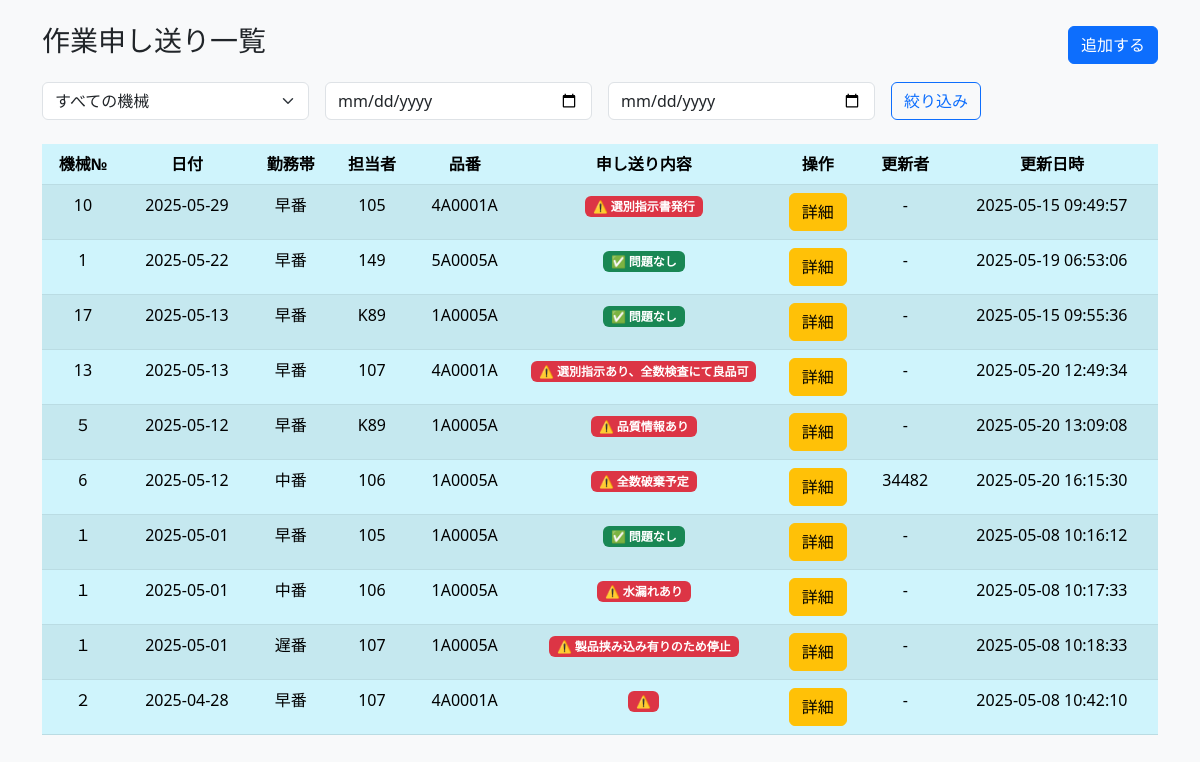
Before: / with the older database file.
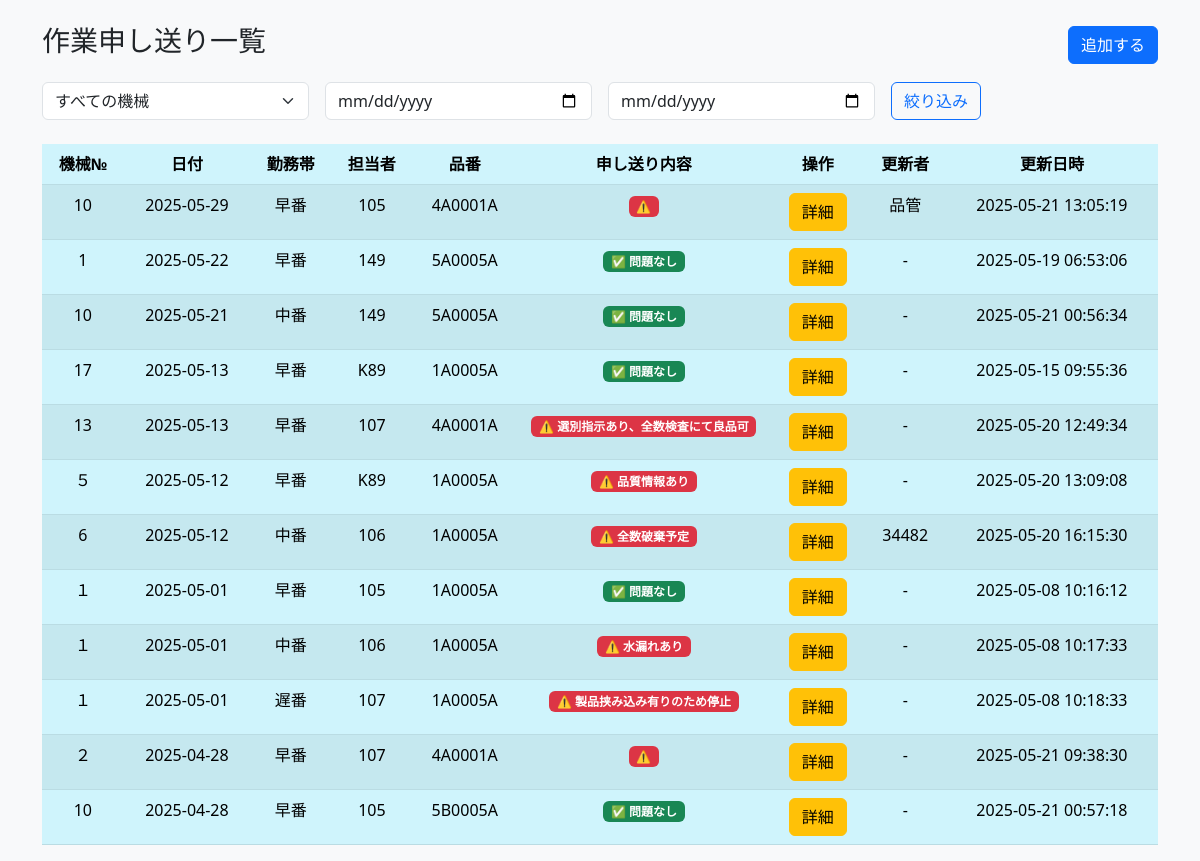
After: the same page with the newer database file.
### tables this page shows
CREATE TABLE work_notes (
        id INTEGER PRIMARY KEY AUTOINCREMENT,
        machine_no TEXT NOT NULL,           -- 機械番号
        date DATE NOT NULL,                 -- 日付
        shift TEXT NOT NULL,                -- 勤務帯（例：早番、遅番など）
        operator TEXT NOT NULL,             -- 担当者
        product_no TEXT NOT NULL,           -- 品番
        note TEXT NOT NULL,                 -- 申し送り内容
        created_at TIMESTAMP DEFAULT CURRENT_TIMESTAMP,
        updated_at TIMESTAMP DEFAULT CURRENT_TIMESTAMP
    , additional_note TEXT, updated_by TEXT, updater TEXT);

### app.py (the view)
@app.route("/", methods=["GET", "POST"])
def index():
    if request.method == "POST":
        machine_no = request.form["machine_no"]
        date = request.form["date"]
        shift = request.form["shift"]
        operator = request.form["operator"]
        product_no = request.form["product_no"]
        note = request.form["note"]
        add_work_note(machine_no, date, shift, operator, product_no, note)
        return redirect(url_for("index"))
    else:
        machine_no = request.args.get("machine_no")
        start_date = request.args.get("start_date")
        end_date = request.args.get("end_date")
        work_notes = get_filtered_work_notes(machine_no, start_date, end_date)
        machine_nos = get_machine_nos()  # ← 機械№一覧
        return render_template("index.html", work_notes=work_notes)

### database.py (called while the page is built)
def get_connection_db():
    conn = sqlite3.connect("todo.db")
    conn.row_factory = sqlite3.Row
    return conn

def get_machine_nos():
    conn = get_connection_db()
    c = conn.cursor()
    c.execute("SELECT DISTINCT machine_no FROM work_notes ORDER BY machine_no")
    return [row["machine_no"] for row in c.fetchall()]

def get_filtered_work_notes(machine_no=None, start_date=None, end_date=None):
    conn = get_connection_db()
    c = conn.cursor()
    query = """
        SELECT id, machine_no, date, shift, operator, product_no, note, updater, updated_at
        FROM work_notes
        WHERE 1=1
    """
    params = []
    if machine_no:
        query += " AND machine_no = ?"
        params.append(machine_no)
    if start_date:
        query += " AND date >= ?"
        params.append(start_date)
    if end_date:
        query += " AND date <= ?"
        params.append(end_date)
    query += " ORDER BY date DESC"
    c.execute(query, params)
    work_notes = c.fetchall()
    conn.close()
    return work_notes

### templates/index.html (shortened to what this page needs)
<!DOCTYPE html>
<html lang="ja">
<head>
    <link href="https://cdn.jsdelivr.net/npm/bootstrap@5.3.0/dist/css/bootstrap.min.css" rel="stylesheet">
</head>
<body class="bg-light">
    <div class="container mt-4">
        <div class="d-flex justify-content-between align-items-center mb-3">
            <h3>作業申し送り一覧</h3>
            <button class="btn btn-primary" data-bs-toggle="collapse" data-bs-target="#addform">追加する</button>
        </div>
        <form method="get" class="row g-3 mb-4">
            <div class="col-md-3">
                <select name="machine_no" class="form-select">
                    <option value="">すべての機械</option>
                </select>
            </div>
            <div class="col-md-3">
                <input type="date" name="start_date" class="form-control" value="{{ request.args.get('start_date', '') }}">
            </div>
            <div class="col-md-3">
                <input type="date" name="end_date" class="form-control" value="{{ request.args.get('end_date', '') }}">
            </div>
            <div class="col-md-2">
                <button type="submit" class="btn btn-outline-primary">絞り込み</button>
            </div>
        </form>
        <table class="table table-striped table-hover text-center table-info">
            <thead>
                <tr>
                    <th>機械№</th>
                    <th>日付</th>
                    <th>勤務帯</th>
                    <th>担当者</th>
                    <th>品番</th>
                    <th>申し送り内容</th>
                    <th>操作</th>
                    <th>更新者</th>
                    <th>更新日時</th>
                </tr>
            </thead>
            <tbody>
                {% for note in work_notes %}
                <tr>
                    <td>{{ note['machine_no'] }}</td>
                    <td>{{ note['date'] }}</td>
                    <td>{{ note['shift'] }}</td>
                    <td>{{ note['operator'] }}</td>
                    <td>{{ note['product_no'] }}</td>
                        {% set lines = note['note'].split('\n') %}
                        {% set last_note = lines[-1] %}
                        <td style="max-width: 200px; word-break: break-word; white-space: normal;">
                            {% if '問題なし' in last_note %}
                                <span class="badge bg-success">✅ 問題なし</span>
                            {% else %}
                                <span class="badge bg-danger">⚠️ {{ last_note }}</span>
                            {% endif %}
                        </td>
                    <td>
                        <a href="{{ url_for('show', id=note['id']) }}" class="btn btn-warning">詳細</a>
                    </td>
                    <td>{{ note.updater or '-' }}</td>
                    <td>{{ note.updated_at or '-' }}</td>
                </tr>
                {% endfor %}
            </tbody>
        </table>
    </div>
</body>
</html>

Changed rows visible on the page:
changed work_notes (number 1 of 12 on the later page): updater "-" → "品管"; updated_at "2025-05-15 09:49:57" → "2025-05-21 13:05:19"; last_note "選別指示書発行" → (not shown)
added work_notes: machine_no "10", date "2025-05-21", shift "中番", operator "149", product_no "5A0005A", note "✅ 問題なし", updater "-", updated_at "2025-05-21 00:56:34"
changed work_notes (number 11 of 12 on the later page): updated_at "2025-05-08 10:42:10" → "2025-05-21 09:38:30"
added work_notes: machine_no "10", date "2025-04-28", shift "早番", operator "105", product_no "5B0005A", note "✅ 問題なし", updater "-", updated_at "2025-05-21 00:57:18"
